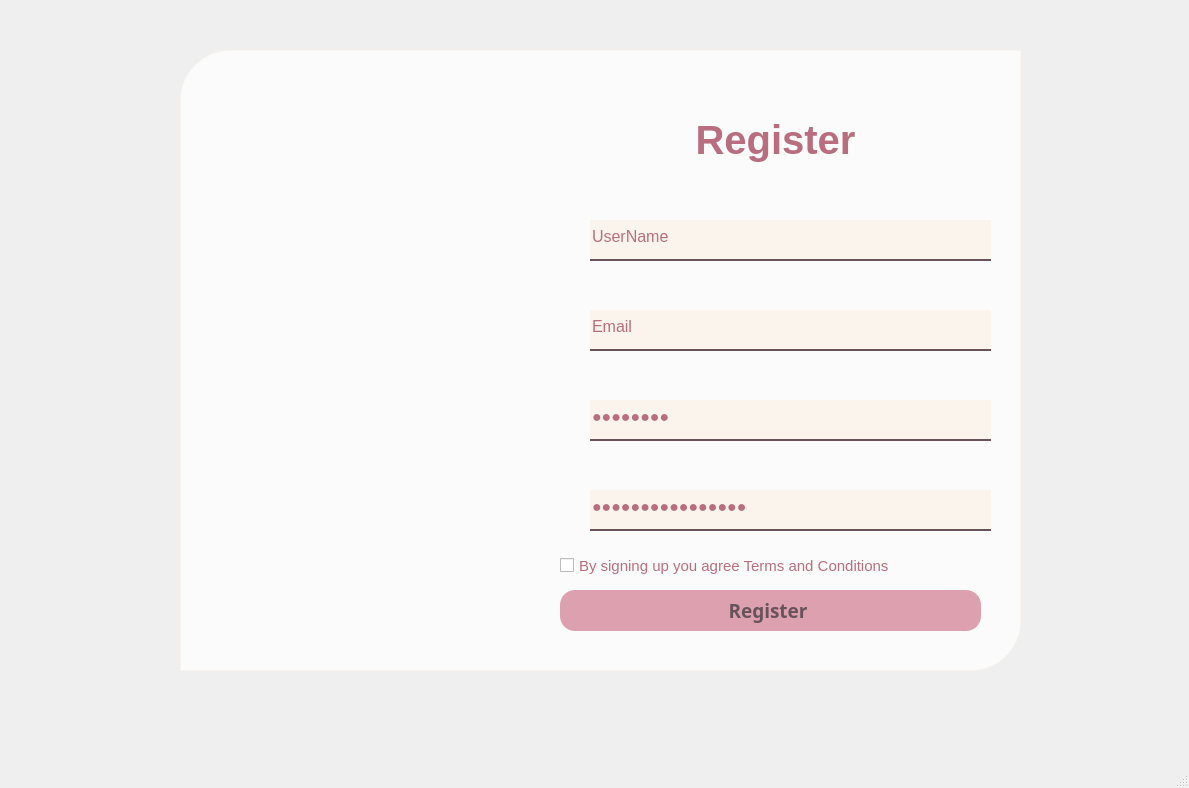
<?xml version="1.0" encoding="UTF-8"?>
<ui version="4.0">
 <class>Register</class>
 <widget class="QMainWindow" name="Register">
  <property name="geometry">
   <rect>
    <x>0</x>
    <y>0</y>
    <width>1189</width>
    <height>788</height>
   </rect>
  </property>
  <property name="maximumSize">
   <size>
    <width>1189</width>
    <height>788</height>
   </size>
  </property>
  <property name="windowTitle">
   <string>MainWindow</string>
  </property>
  <widget class="QWidget" name="centralwidget">
   <widget class="QLabel" name="label">
    <property name="geometry">
     <rect>
      <x>0</x>
      <y>-10</y>
      <width>1191</width>
      <height>751</height>
     </rect>
    </property>
    <property name="autoFillBackground">
     <bool>false</bool>
    </property>
    <property name="styleSheet">
     <string notr="true"/>
    </property>
    <property name="text">
     <string/>
    </property>
    <property name="pixmap">
     <pixmap>images/Background.jpg</pixmap>
    </property>
    <property name="scaledContents">
     <bool>true</bool>
    </property>
   </widget>
   <widget class="QLabel" name="label_2">
    <property name="geometry">
     <rect>
      <x>180</x>
      <y>50</y>
      <width>351</width>
      <height>621</height>
     </rect>
    </property>
    <property name="autoFillBackground">
     <bool>false</bool>
    </property>
    <property name="styleSheet">
     <string notr="true"> border-top-left-radius: 50px;     
    border-top-right-radius: 0px;    
    border-bottom-left-radius: 0px;    
    border-bottom-right-radius: 0px;  

  </string>
    </property>
    <property name="text">
     <string/>
    </property>
    <property name="textFormat">
     <enum>Qt::PlainText</enum>
    </property>
    <property name="pixmap">
     <pixmap>images/bgLogo.png</pixmap>
    </property>
    <property name="scaledContents">
     <bool>true</bool>
    </property>
    <property name="alignment">
     <set>Qt::AlignLeading|Qt::AlignLeft|Qt::AlignVCenter</set>
    </property>
    <property name="wordWrap">
     <bool>false</bool>
    </property>
   </widget>
   <widget class="QLabel" name="label_4">
    <property name="geometry">
     <rect>
      <x>180</x>
      <y>50</y>
      <width>841</width>
      <height>621</height>
     </rect>
    </property>
    <property name="styleSheet">
     <string notr="true">background-color: rgba(255, 255, 255, 192);
 
    padding: 10px;
 border: 1px solid #faf4ec; 
border-top-left-radius: 50px;
border-top-right-radius: 0px;      /* góc trên phải */
    border-bottom-left-radius: 0px;    /* góc dưới trái */
    border-bottom-right-radius: 50px;  /* góc dưới phải */</string>
    </property>
    <property name="text">
     <string/>
    </property>
   </widget>
   <widget class="QLabel" name="label_3">
    <property name="geometry">
     <rect>
      <x>670</x>
      <y>100</y>
      <width>211</width>
      <height>81</height>
     </rect>
    </property>
    <property name="font">
     <font>
      <pointsize>30</pointsize>
      <weight>75</weight>
      <bold>true</bold>
      <kerning>false</kerning>
     </font>
    </property>
    <property name="styleSheet">
     <string notr="true">color: rgb(185, 110, 127);</string>
    </property>
    <property name="text">
     <string>&lt;html&gt;&lt;head/&gt;&lt;body&gt;&lt;p align=&quot;center&quot;&gt;Register&lt;/p&gt;&lt;/body&gt;&lt;/html&gt;</string>
    </property>
   </widget>
   <widget class="QLineEdit" name="lineEditUserName">
    <property name="geometry">
     <rect>
      <x>590</x>
      <y>220</y>
      <width>401</width>
      <height>41</height>
     </rect>
    </property>
    <property name="font">
     <font>
      <pointsize>12</pointsize>
     </font>
    </property>
    <property name="styleSheet">
     <string notr="true">background-color: rgb(250, 244, 236);
    border: none;                                   /* Xóa viền mặc định */
    border-bottom:  2px solid rgba(104, 83, 92);
                         /* Màu chữ đen */
color: rgb(185, 110, 127);
    padding-bottom: 7px;                            /* Tạo khoảng cách giữa chữ và gạch */
</string>
    </property>
    <property name="text">
     <string>UserName</string>
    </property>
   </widget>
   <widget class="QLineEdit" name="lineEditPass">
    <property name="geometry">
     <rect>
      <x>590</x>
      <y>400</y>
      <width>401</width>
      <height>41</height>
     </rect>
    </property>
    <property name="font">
     <font>
      <pointsize>12</pointsize>
     </font>
    </property>
    <property name="styleSheet">
     <string notr="true">background-color: rgb(250, 244, 236);
    border: none;                                   /* Xóa viền mặc định */
    border-bottom:  2px solid rgba(104, 83, 92);
                         /* Màu chữ đen */
color: rgb(185, 110, 127);
    padding-bottom: 7px;                            /* Tạo khoảng cách giữa chữ và gạch */
</string>
    </property>
    <property name="text">
     <string>Password</string>
    </property>
    <property name="echoMode">
     <enum>QLineEdit::Password</enum>
    </property>
   </widget>
   <widget class="QPushButton" name="pushButtonRegister">
    <property name="geometry">
     <rect>
      <x>560</x>
      <y>590</y>
      <width>421</width>
      <height>41</height>
     </rect>
    </property>
    <property name="baseSize">
     <size>
      <width>0</width>
      <height>0</height>
     </size>
    </property>
    <property name="font">
     <font>
      <family>Segoe UI Semilight</family>
      <pointsize>14</pointsize>
      <weight>75</weight>
      <italic>false</italic>
      <bold>true</bold>
     </font>
    </property>
    <property name="styleSheet">
     <string notr="true">color: rgb(104, 83, 92);
background-color: rgb(221, 160, 175);
border-radius: 15px;</string>
    </property>
    <property name="text">
     <string>Register </string>
    </property>
    <property name="iconSize">
     <size>
      <width>40</width>
      <height>40</height>
     </size>
    </property>
   </widget>
   <widget class="QLineEdit" name="lineEditEmail">
    <property name="geometry">
     <rect>
      <x>590</x>
      <y>310</y>
      <width>401</width>
      <height>41</height>
     </rect>
    </property>
    <property name="font">
     <font>
      <pointsize>12</pointsize>
     </font>
    </property>
    <property name="styleSheet">
     <string notr="true">background-color: rgb(250, 244, 236);
    border: none;                                   /* Xóa viền mặc định */
    border-bottom:  2px solid rgba(104, 83, 92);
                         /* Màu chữ đen */
color: rgb(185, 110, 127);
    padding-bottom: 7px;                            /* Tạo khoảng cách giữa chữ và gạch */
</string>
    </property>
    <property name="text">
     <string>Email</string>
    </property>
   </widget>
   <widget class="QLineEdit" name="lineEditConfirmPass">
    <property name="geometry">
     <rect>
      <x>590</x>
      <y>490</y>
      <width>401</width>
      <height>41</height>
     </rect>
    </property>
    <property name="font">
     <font>
      <pointsize>12</pointsize>
     </font>
    </property>
    <property name="styleSheet">
     <string notr="true">background-color: rgb(250, 244, 236);
    border: none;                                   /* Xóa viền mặc định */
    border-bottom:  2px solid rgba(104, 83, 92);
                         /* Màu chữ đen */
color: rgb(185, 110, 127);
    padding-bottom: 7px;                            /* Tạo khoảng cách giữa chữ và gạch */
</string>
    </property>
    <property name="text">
     <string>Confirm Password</string>
    </property>
    <property name="echoMode">
     <enum>QLineEdit::Password</enum>
    </property>
   </widget>
   <widget class="QLabel" name="label_5">
    <property name="geometry">
     <rect>
      <x>550</x>
      <y>230</y>
      <width>31</width>
      <height>31</height>
     </rect>
    </property>
    <property name="text">
     <string/>
    </property>
    <property name="pixmap">
     <pixmap>images/ic_username.png</pixmap>
    </property>
    <property name="scaledContents">
     <bool>true</bool>
    </property>
   </widget>
   <widget class="QLabel" name="label_6">
    <property name="geometry">
     <rect>
      <x>550</x>
      <y>320</y>
      <width>31</width>
      <height>31</height>
     </rect>
    </property>
    <property name="text">
     <string/>
    </property>
    <property name="pixmap">
     <pixmap>images/ic_email.png</pixmap>
    </property>
    <property name="scaledContents">
     <bool>true</bool>
    </property>
   </widget>
   <widget class="QLabel" name="labelPassword">
    <property name="geometry">
     <rect>
      <x>550</x>
      <y>410</y>
      <width>31</width>
      <height>31</height>
     </rect>
    </property>
    <property name="text">
     <string/>
    </property>
    <property name="pixmap">
     <pixmap>images/ic_password.png</pixmap>
    </property>
    <property name="scaledContents">
     <bool>true</bool>
    </property>
   </widget>
   <widget class="QLabel" name="labelConfirmPassword">
    <property name="geometry">
     <rect>
      <x>550</x>
      <y>490</y>
      <width>31</width>
      <height>31</height>
     </rect>
    </property>
    <property name="text">
     <string/>
    </property>
    <property name="pixmap">
     <pixmap>images/ic_confirmpass.png</pixmap>
    </property>
    <property name="scaledContents">
     <bool>true</bool>
    </property>
   </widget>
   <widget class="QCheckBox" name="checkBoxTerm">
    <property name="geometry">
     <rect>
      <x>560</x>
      <y>550</y>
      <width>421</width>
      <height>31</height>
     </rect>
    </property>
    <property name="font">
     <font>
      <pointsize>11</pointsize>
     </font>
    </property>
    <property name="styleSheet">
     <string notr="true">color: rgb(185, 110, 127);</string>
    </property>
    <property name="text">
     <string>By signing up you agree Terms and Conditions</string>
    </property>
   </widget>
   <zorder>label</zorder>
   <zorder>label_4</zorder>
   <zorder>label_2</zorder>
   <zorder>label_3</zorder>
   <zorder>lineEditUserName</zorder>
   <zorder>lineEditPass</zorder>
   <zorder>pushButtonRegister</zorder>
   <zorder>lineEditEmail</zorder>
   <zorder>lineEditConfirmPass</zorder>
   <zorder>label_5</zorder>
   <zorder>label_6</zorder>
   <zorder>labelPassword</zorder>
   <zorder>labelConfirmPassword</zorder>
   <zorder>checkBoxTerm</zorder>
  </widget>
  <widget class="QMenuBar" name="menubar">
   <property name="geometry">
    <rect>
     <x>0</x>
     <y>0</y>
     <width>1189</width>
     <height>26</height>
    </rect>
   </property>
  </widget>
  <widget class="QStatusBar" name="statusbar"/>
 </widget>
 <resources>
  <include location="images/bg.qrc"/>
 </resources>
 <connections/>
</ui>
